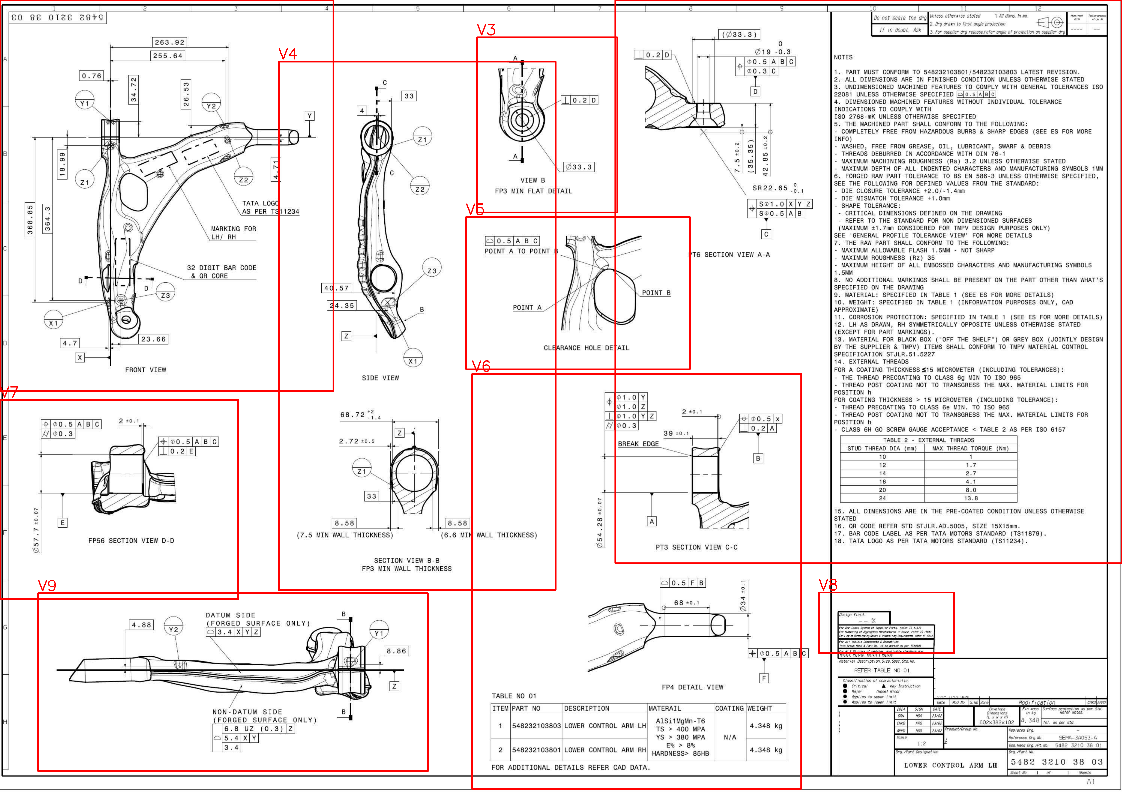
#> input picture blob_test.png, 1122 x 793 px
$ python -i fallback_ocr.py   (imports and definitions only)
#> lines starting #> are read from the running program, lines starting #| are printed output that depends on the picture
"""
fallback_ocr.py — Targeted EasyOCR fallback for dimensions missed by PaddleOCR.

Flow:
  detect_dimension_lines(gray_crop) → finds H/V lines via HoughLinesP
  find_missing_zones(view_gray, items, rx, ry) → lines with no text nearby
  run_fallback_ocr_on_zones(image, zones, easy_reader, extractor) → new items
"""

import cv2
import numpy as np
import re


# ── 1. Dimension line detector ────────────────────────────────────────────────

def detect_dimension_lines(gray, min_line_len=80, max_gap=10):
    """
    Find near-horizontal and near-vertical lines in a grayscale crop.
    Returns list of (x1, y1, x2, y2) in crop-local coordinates.
    """
    # Auto-threshold: works for both high-contrast vector and low-contrast scans
    otsu_thresh, _ = cv2.threshold(gray, 0, 255, cv2.THRESH_BINARY + cv2.THRESH_OTSU)
    low  = max(0,   int(otsu_thresh * 0.5))
    high = min(255, int(otsu_thresh * 1.5))
    edges = cv2.Canny(gray, low, high)

    # Try progressively lower Hough thresholds if no lines found
    for hough_thresh in (120, 80, 50):
        lines = cv2.HoughLinesP(
            edges, 1, np.pi / 180,
            threshold=hough_thresh,
            minLineLength=min_line_len,
            maxLineGap=max_gap
        )
        if lines is not None:
            break

    result = []
    if lines is not None:
        for x1, y1, x2, y2 in lines[:, 0]:
            dx = abs(x2 - x1)
            dy = abs(y2 - y1)
            if dx > 60 and dy < 10:          # near-horizontal
                result.append((x1, y1, x2, y2))
            elif dy > 60 and dx < 10:        # near-vertical
                result.append((x1, y1, x2, y2))
    return result


# ── 2. Find lines with no text nearby ────────────────────────────────────────

# [43 lines left out: function find_missing_zones, not called in this run]


# ── 3. Run EasyOCR on crop zones ─────────────────────────────────────────────

_DIM_PATTERN = re.compile(r'^\d+([.,]\d+)?$')
_GDT_PATTERN = re.compile(r'[\d.,±\+\-\(\)\|]')
_PART_NUM_PATTERN = re.compile(r'^\d{8,}$')   # 8+ digits = part number, not a dimension
_SECTION_CUT_PATTERN = re.compile(r'^[A-Z]-[A-Z]$')  # B-B, A-A, D-D section labels


# [84 lines left out: functions _is_useful_token, run_fallback_ocr_on_zones, not called in this run]

>>> import cv2
>>> picture = cv2.imread('blob_test.png', cv2.IMREAD_GRAYSCALE)
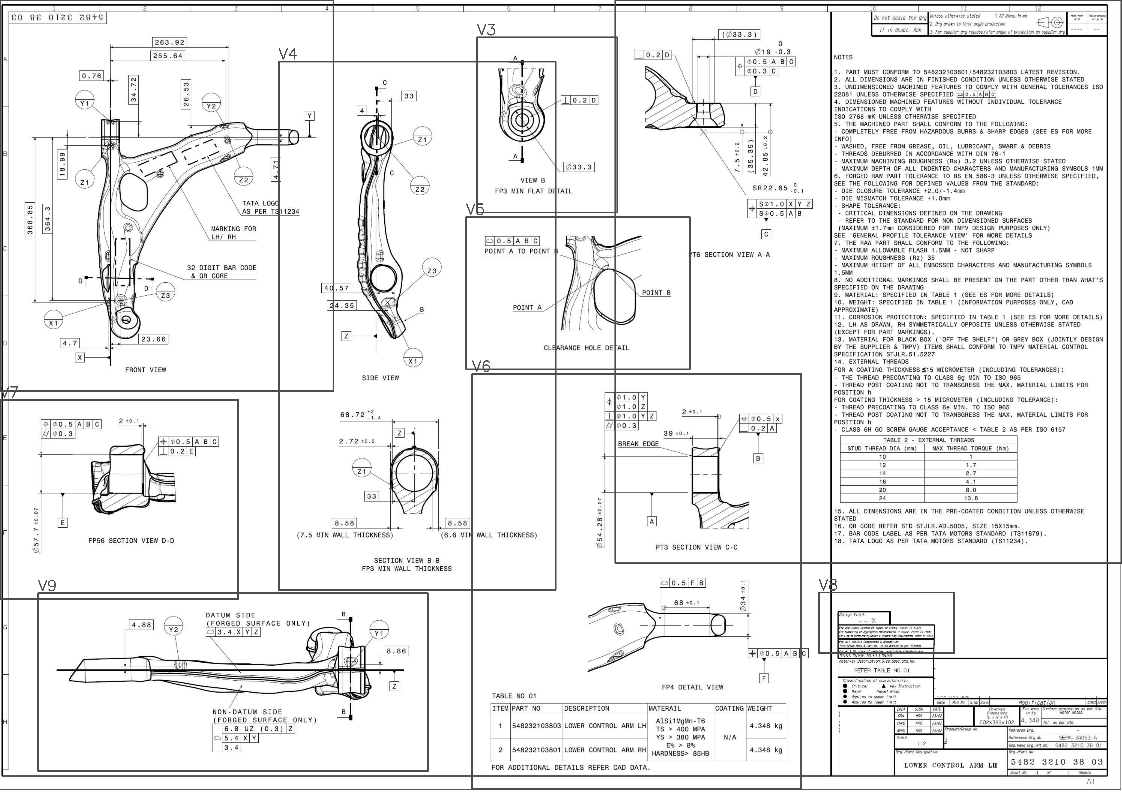
#> picture: shape (793, 1122); min 0, max 255, mean 236.7
>>> result = detect_dimension_lines(picture)
#> in detect_dimension_lines, `otsu_thresh, _ = cv2.threshold(gray, 0, 255, cv2.THRESH_BINARY + cv2.T..`: otsu_thresh = 166
#> in detect_dimension_lines, `low  = max(0,   int(otsu_thresh * 0.5))`: low = 83
#> in detect_dimension_lines, `high = min(255, int(otsu_thresh * 1.5))`: high = 249
#> in detect_dimension_lines, `edges = cv2.Canny(gray, low, high)`:
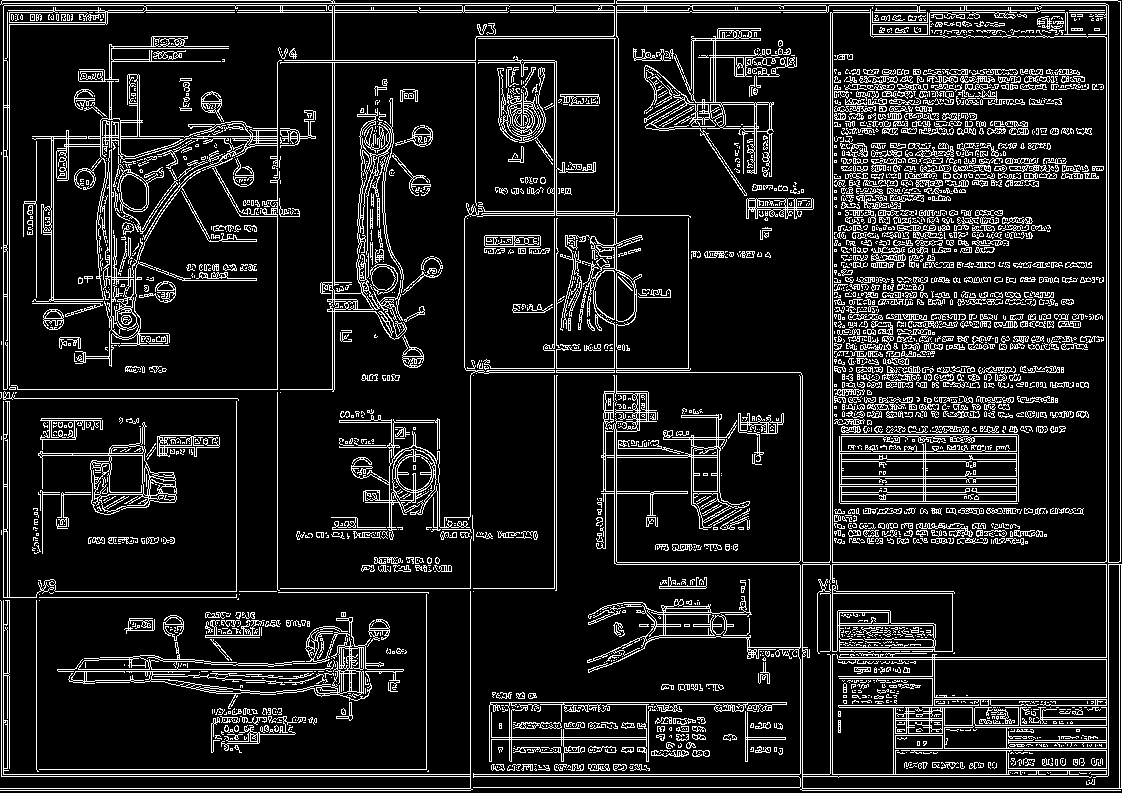
#> edges: shape (793, 1122); 12.8% white in thin lines or dots
#> the loop in detect_dimension_lines, `for x1, y1, x2, y2 in lines[:, 0]:` made 342 passes
#> (x1, y1, x2, y2, dx, dy) on passes 1 to 3: (4, 5, 1108, 5, 1104, 0), (1, 3, 1105, 3, 1104, 0), (1, 774, 1078, 774, 1077, 0)
#> after the loop in detect_dimension_lines, `for x1, y1, x2, y2 in lines[:, 0]:`: result = 313 items, first 6: (4, 5, 1108, 5), (1, 3, 1105, 3), (1, 774, 1078, 774), (3, 10, 1108, 10), (1, 776, 1107, 776), (3, 12, 1108, 12)

$ run again, on debug_clusters_k120.png
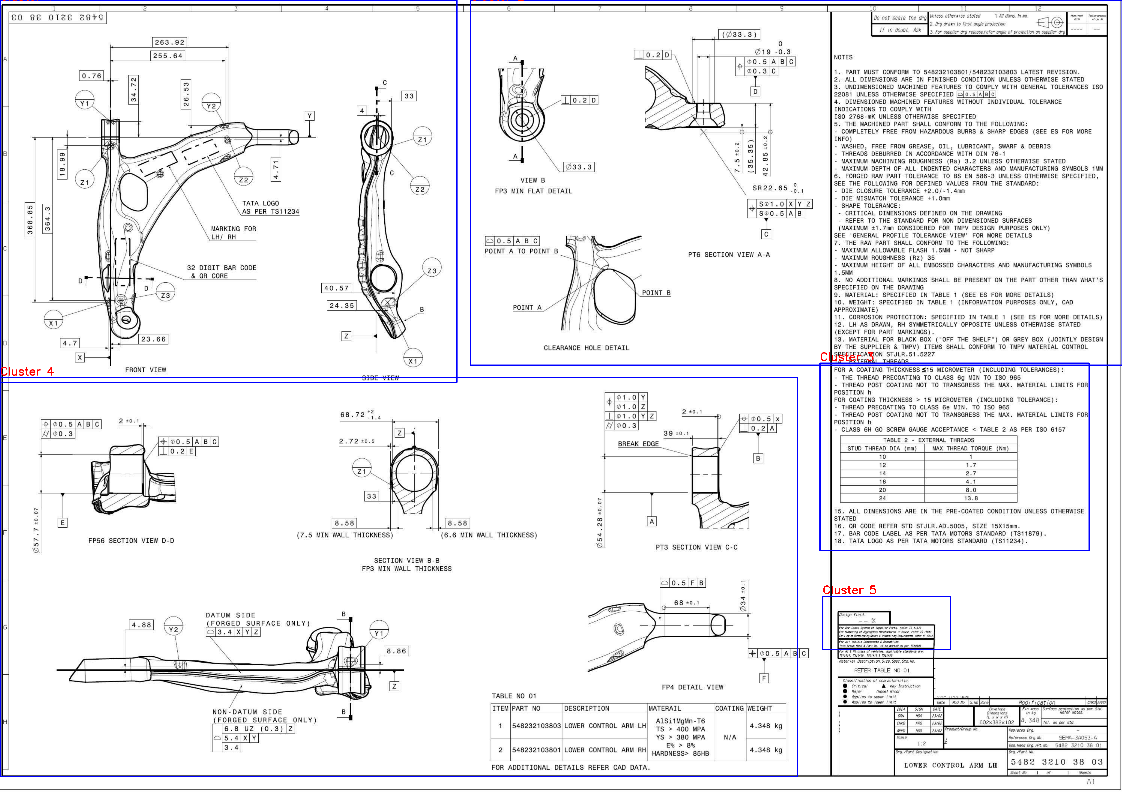
#> input picture debug_clusters_k120.png, 1122 x 793 px
#> `picture = cv2.imread('blob_test.png', cv2.IMREAD_GRAYSCALE)`:
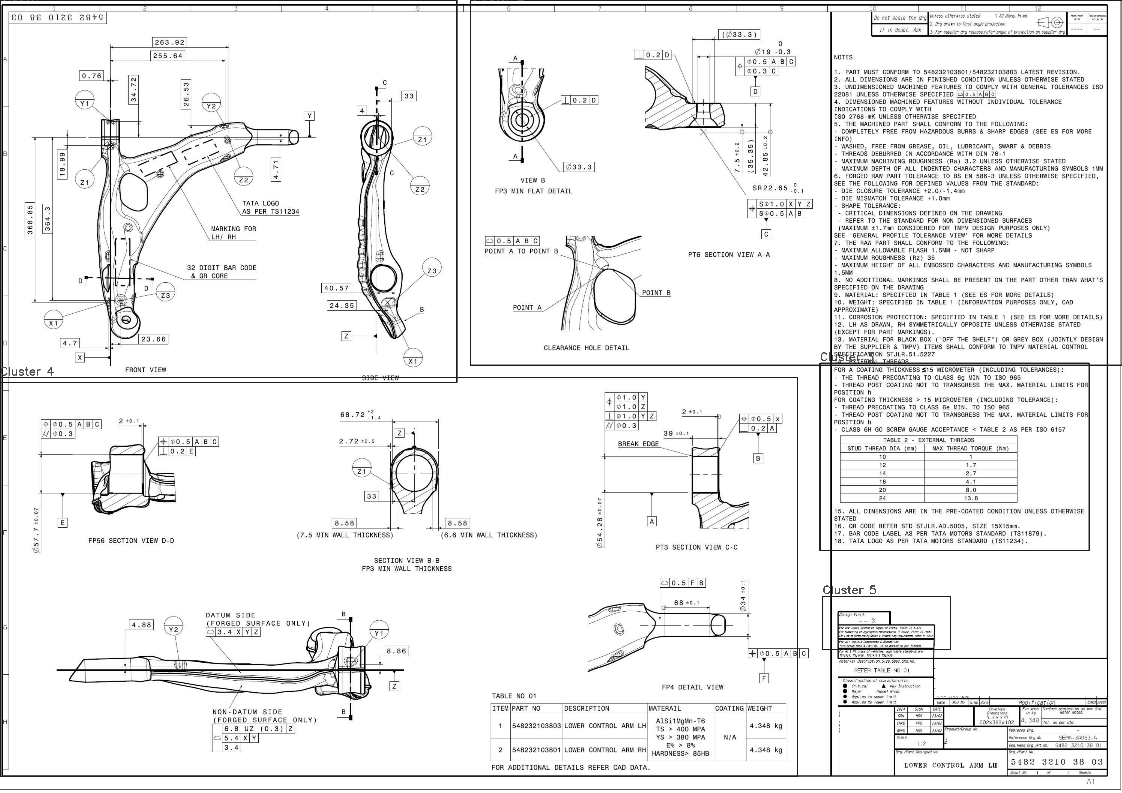
#> picture: shape (793, 1122); min 0, max 255, mean 238.2
#> otsu_thresh = 164
#> low = 82
#> high = 246
#> in detect_dimension_lines, `edges = cv2.Canny(gray, low, high)`:
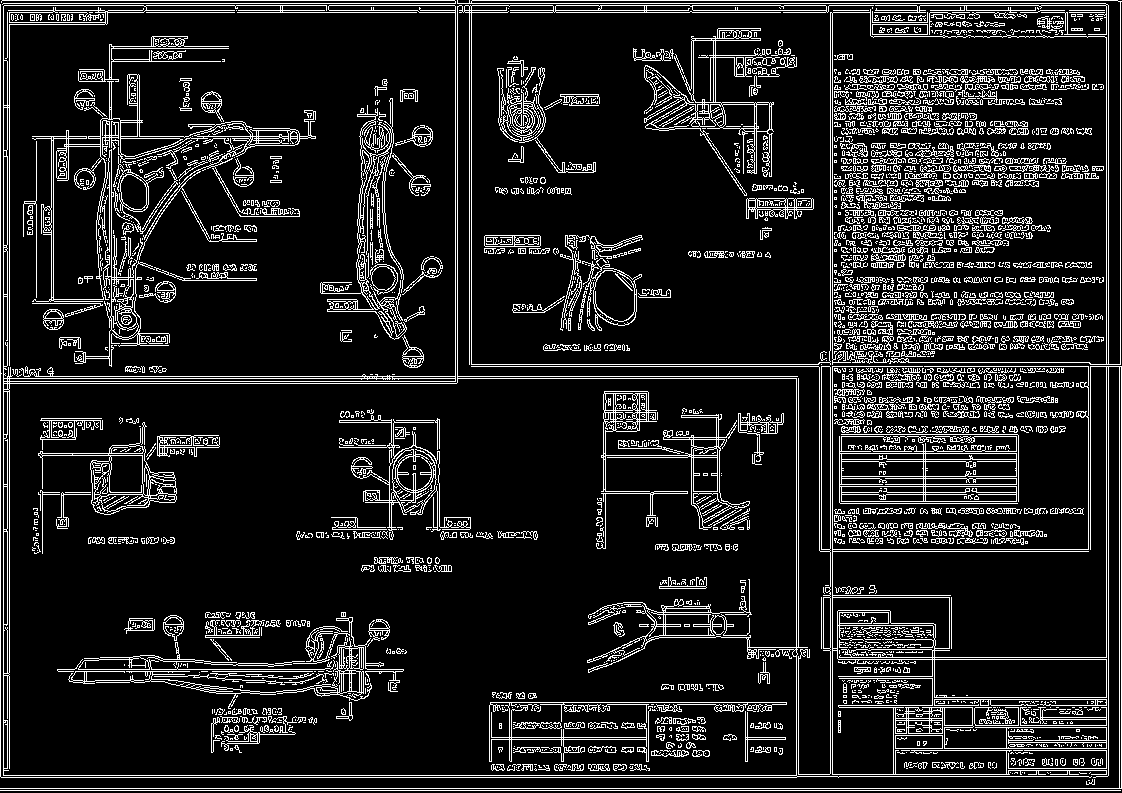
#> edges: shape (793, 1122); 12.5% white in thin lines or dots
#> the loop in detect_dimension_lines, `for x1, y1, x2, y2 in lines[:, 0]:` made 326 passes
#> (x1, y1, x2, y2, dx, dy) on passes 1 to 3: (0, 12, 1108, 12, 1108, 0), (2, 0, 457, 0, 455, 0), (0, 10, 1108, 10, 1108, 0)
#> after the loop in detect_dimension_lines, `for x1, y1, x2, y2 in lines[:, 0]:`: result = 305 items, first 6: (0, 12, 1108, 12), (2, 0, 457, 0), (0, 10, 1108, 10), (0, 790, 1120, 790), (0, 5, 1108, 5), (0, 378, 798, 378)
